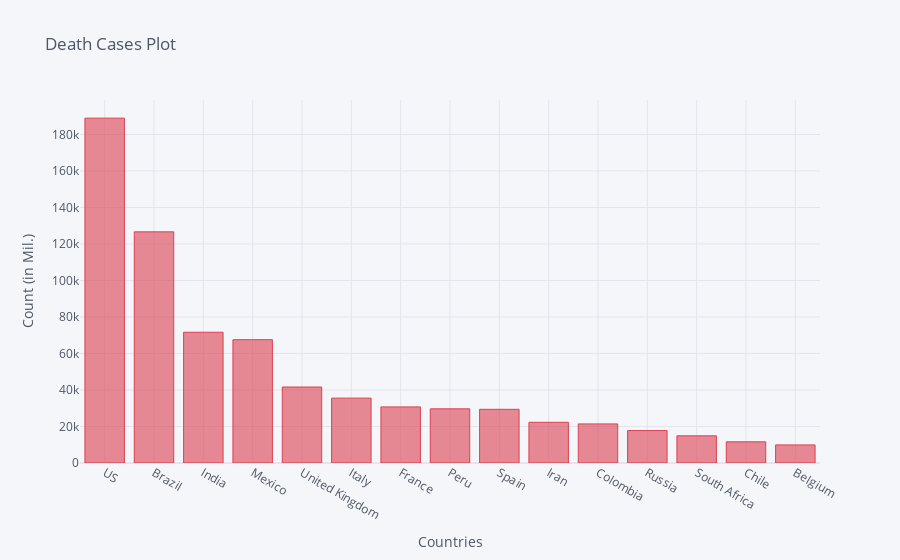

Here is the notebook cell this chart was saved with:
### Code cell
death_df2_plot.iplot(kind='bar', x='Country/Region', y='9/6/20',color='red',
                    title='Death Cases Plot',xTitle='Countries',yTitle='Count (in Mil.)')

### Figure 1 — Plotly figure (JSON) as saved in the notebook; plotly's stock layout.template omitted (floating-point values rounded to 4 significant figures)
{"data": [{"marker": {"color": "rgba(219, 64, 82, 0.6)", "line": {"color": "rgba(219, 64, 82, 1.0)", "width": 1}}, "name": "9/6/20", "orientation": "v", "text": "", "type": "bar", "x": ["US", "Brazil", "India", "Mexico", "United Kingdom", "Italy", "France", "Peru", "Spain", "Iran", "Colombia", "Russia", "South Africa", "Chile", "Belgium"], "y": [188941, 126650, 71642, 67558, 41640, 35541, 30730, 29687, 29418, 22293, 21412, 17768, 14889, 11592, 9907]}], "layout": {"legend": {"bgcolor": "#F5F6F9", "font": {"color": "#4D5663"}}, "paper_bgcolor": "#F5F6F9", "plot_bgcolor": "#F5F6F9", "title": {"font": {"color": "#4D5663"}, "text": "Death Cases Plot"}, "xaxis": {"gridcolor": "#E1E5ED", "showgrid": true, "tickfont": {"color": "#4D5663"}, "title": {"font": {"color": "#4D5663"}, "text": "Countries"}, "zerolinecolor": "#E1E5ED"}, "yaxis": {"gridcolor": "#E1E5ED", "showgrid": true, "tickfont": {"color": "#4D5663"}, "title": {"font": {"color": "#4D5663"}, "text": "Count (in Mil.)"}, "zerolinecolor": "#E1E5ED"}}}
